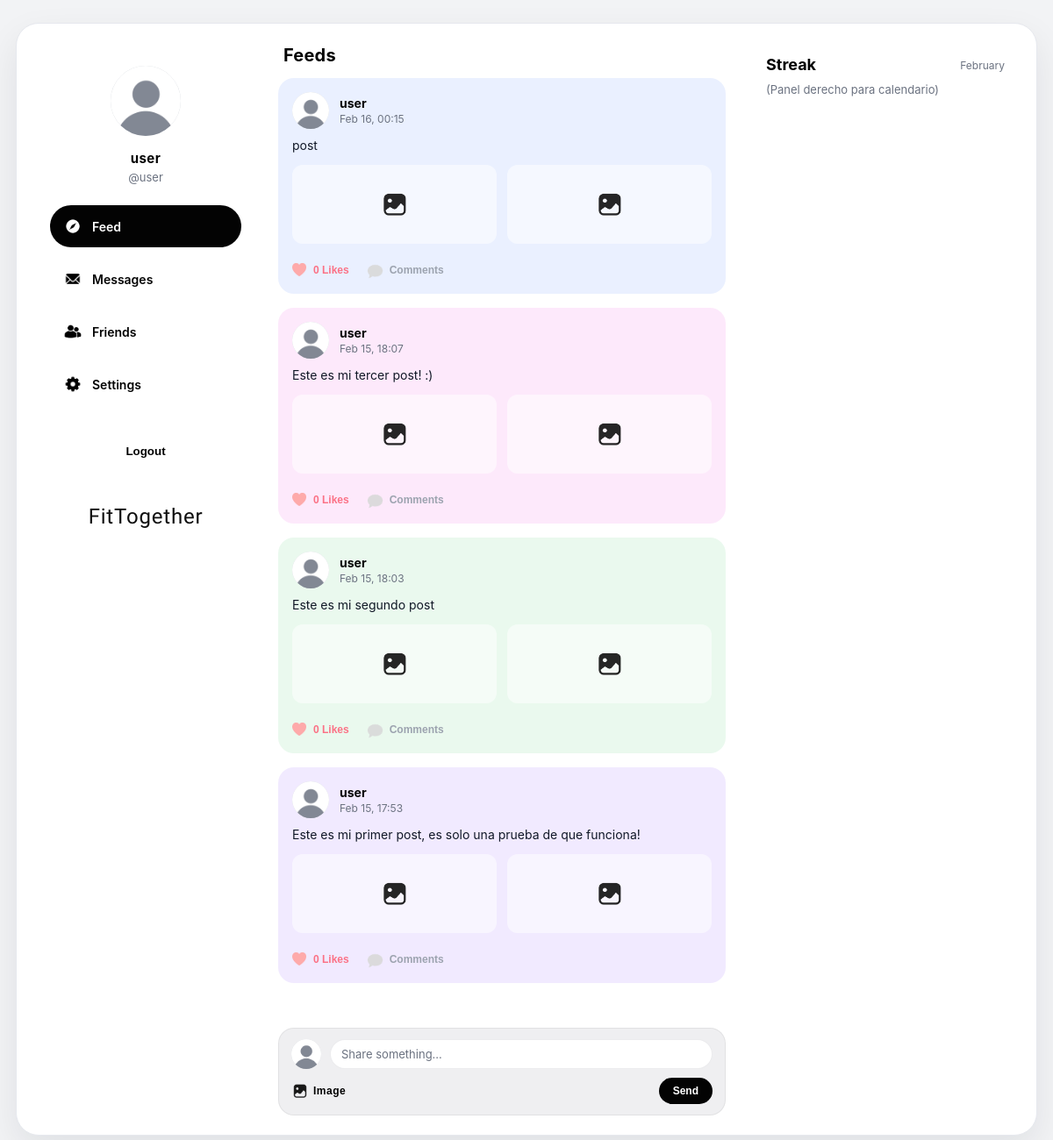
The app's page / (signed in) with its own data.
### posts/models.py (models this page shows, shortened)
class Post(models.Model):
    author = models.ForeignKey(User, on_delete=models.CASCADE)
    content = models.TextField()
    image = models.ImageField(upload_to='posts/', blank=True, null=True)
    workout_date = models.DateField(default=timezone.now)
    created_at = models.DateTimeField(auto_now_add=True)
    class Meta:
        unique_together = ('author', 'workout_date')

### social/views.py (the view)
# urls.py: path("", views.feed_view, name="feed"),
@login_required(login_url="users:register")
def feed_view(request):
    following_ids = Follow.objects.filter(
        follower=request.user
    ).values_list("following_id", flat=True)
    base_filter = Q(author__in=following_ids) | Q(author=request.user)
    posts = (
        Post.objects
        .filter(base_filter)
        .select_related("author")
        .annotate(
            likes_count=Count("like", distinct=True),      # related_name default: like_set -> aquí depende
            comments_count=Count("comment", distinct=True) # igual
        )
        .order_by("-created_at")
    )
    return render(request, "social/feed.html", {"posts": posts})

### social/templates/social/feed.html (shortened to what this page needs)
{% extends "base.html" %}
{% load static %}
{% block nav_feed_active %}is-active{% endblock %}
{% block page_title %}Feeds{% endblock %}
{% block content %}
<div class="feed-wrap">
  {% if posts %}
    {% for post in posts %}
      <article class="post {% cycle 'pastel-blue' 'pastel-pink' 'pastel-green' 'pastel-lilac' %}">
        <div class="post-inner">
          <div class="post-header">
            <div class="post-avatar">
              <img src="{% static 'images/profile_default.jpg' %}" alt="user">
            </div>
            <div class="post-meta">
              <div class="name">{{ post.author.username }}</div>
              <div class="time">{{ post.created_at|date:"M d, H:i" }}</div>
            </div>
          </div>
          {% if post.content %}
            <p class="post-text">{{ post.content }}</p>
          {% endif %}
          {% if post.image %}
            <div class="images-row">
              <div class="img-ph" style="grid-column: 1 / -1; height: 180px;">
                <img src="{{ post.image.url }}" alt="post image">
              </div>
            </div>
          {% else %}
            <div class="images-row">
              <div class="img-ph">
                <img class="ph-icon" src="{% static 'icons/image.png' %}" alt="" onerror="this.style.display='none'">
              </div>
              <div class="img-ph">
                <img class="ph-icon" src="{% static 'icons/image.png' %}" alt="" onerror="this.style.display='none'">
              </div>
            </div>
          {% endif %}
          <div class="post-actions">
            <button class="stat likes" type="button">
              <img src="{% static 'icons/heart.png' %}" alt="likes">
              <span>{{ post.likes_count|default:0 }} Likes</span>
            </button>
            <button class="stat comments" type="button">
              <img src="{% static 'icons/comment.png' %}" alt="comments">
              <span>Comments</span>
            </button>
          </div>
        </div>
      </article>
    {% endfor %}
  {% else %}
    <div class="card" style="padding:13px;">
      No posts yet. Follow someone or create your first post. (ง •̀_•́)ง
    </div>
  {% endif %}
  <div class="composer">
    <div class="composer-top">
      <div class="composer-avatar">
        <img src="{% static 'images/profile_default.jpg' %}" alt="me">
      </div>
      <div class="composer-input">Share something...</div>
    </div>
    <div class="composer-bottom">
      <button class="add-image" type="button">
        <img src="{% static 'icons/image.png' %}" alt="" onerror="this.style.display='none'">
        Image
      </button>
      <button class="send-btn" type="button">Send</button>
    </div>
  </div>
</div>
{% endblock %}

### templates/base.html (shortened to what this page needs)
{% load static %}
<!DOCTYPE html>
<html lang="en">
<head>
</head>
<body class="{% block body_class %}{% endblock %}">
  <div class="shell">
    <div class="frame">
      <div class="layout">
        <aside class="sidebar">
          <a href="{% url 'users:profile' %}" class="sidebar__profile profile-link">
            <div class="avatar">
                {% if user.is_authenticated and user.profile.profile_picture %}
                <img src="{{ user.profile.profile_picture.url }}" alt="avatar">
                {% else %}
                <img src="{% static 'images/profile_default.jpg' %}" alt="avatar">
                {% endif %}
            </div>
            <div class="profile-name">
              {% if user.is_authenticated %}
                {{ user.username }}
              {% else %}
                User
              {% endif %}
            </div>
            <div class="profile-handle">
              {% if user.is_authenticated %}
                @{{ user.username }}
              {% else %}
                @user
              {% endif %}
            </div>
          </a>
          <nav class="nav">
            <a href="{% url 'social:feed' %}" class="{% block nav_feed_active %}{% endblock %}">
              <img class="icon icon-feed" src="{% static 'icons/feed.png' %}" alt="feed">
              Feed
            </a>
            <a href="{% block nav_messages_url %}#{% endblock %}" class="{% block nav_messages_active %}{% endblock %}">
              <img class="icon icon-messages" src="{% static 'icons/messages.png' %}" alt="messages">
              Messages
            </a>
            <a href="{% block nav_friends_url %}#{% endblock %}" class="{% block nav_friends_active %}{% endblock %}">
              <img class="icon icon-friends" src="{% static 'icons/friends.png' %}" alt="friends">
              Friends
            </a>
            <a href="{% block nav_settings_url %}#{% endblock %}" class="{% block nav_settings_active %}{% endblock %}">
              <img class="icon icon-settings" src="{% static 'icons/settings.png' %}" alt="settings">
              Settings
            </a>
            <form action="{% url 'logout' %}" method="post" style="margin-top:20px;">
              <button type="submit" class="logout-btn">
                Logout
              </button>
            </form>
          </nav>
          <div class="brand">FitTogether</div>
        </aside>
        <main class="main">
          <div class="main__header">
            <div>
              <div class="title">{% block page_title %}Feeds{% endblock %}</div>
            </div>
          </div>
          <div class="main-scroll">
            {% block content %}{% endblock %}
          </div>
        </main>
        <aside class="right">
          {% block right_panel %}
          <div class="card right-card">
            <div class="right__top">
              <div class="right__title">Streak</div>
              <div class="right__month">February</div>
            </div>
            <div style="padding: 0 14px 14px; color: var(--muted); font-size: 13px;">
              (Panel derecho para calendario)
            </div>
          </div>
          {% endblock %}
        </aside>
      </div>
    </div>
  </div>
</body>
</html>

### templates/base.html (style rules this page uses)
:root { --bg: #f2f3f5; --frame: #ffffff; --card: #ffffff; --text: #030303; --muted: #6b7280; --border: #e6e8ee; --shadow: 0 16px 40px rgba(15, 23, 42, .08); --black: #030303; --black-2: #030303; --radius-xl: 26px; --radius-lg: 18px; --radius-md: 14px; --gap: 26px; --maxw: 1180px; }
* { box-sizing:border-box; }
body { margin:0; font-family: Inter, ui-sans-serif, system-ui, -apple-system, Segoe UI, Roboto, Arial; background: var(--bg); color: var(--text); height: 100%; overflow: hidden; }
a { color: inherit; text-decoration:none; }
img { display:block; }
.shell { height: 100vh; padding: 26px 18px; display:flex; justify-content:center; align-items:flex-start; }
.frame { width: min(var(--maxw), 100%); background: var(--frame); border: 1px solid var(--border); border-radius: var(--radius-xl); box-shadow: var(--shadow); padding: 22px; height: 100%; }
.layout { display:grid; grid-template-columns: 250px 1fr 300px; gap: var(--gap); align-items:start; height: 100%; }
.sidebar { padding: 12px 10px; }
.sidebar__profile { display:flex; flex-direction:column; align-items:center; gap: 10px; padding: 10px 8px 18px; }
.avatar { width: 88px; height: 88px; border-radius: 999px; background: #d1d5db; overflow:hidden; border: 4px solid #fff; box-shadow: none; }
.avatar img { width:100%; height:100%; object-fit:cover; }
.profile-name { font-weight: 700; font-size: 15px; margin-top: 2px; letter-spacing: .4px; }
.profile-handle { font-size: 13px; color: var(--muted); margin-top: -6px; }
.nav { display:flex; flex-direction:column; gap: 12px; padding: 6px 6px 10px; }
.nav a { display:flex; align-items:center; gap: 10px; padding: 12px 14px; border-radius: 999px; border: none; background: #fff; font-weight: 600; font-size: 14px; transition: transform .08s ease, box-shadow .08s ease; }
.nav a.is-active { background: linear-gradient(180deg, var(--black), var(--black-2)); color: #fff; border-color: transparent; box-shadow: none; }
.nav .icon { width: 24px; height: 24px; object-fit: contain; transition: transform .15s ease; }
.icon-feed { transform: scale(0.85); }
.icon-settings { transform: scale(1.15); }
.icon-messages { transform: scale(1.12); }
.icon-friends { transform: scale(0.98); }
.nav a.is-active .icon { filter: brightness(0) invert(1); }
.brand { margin-top: 19px; padding: 12px 10px; font-family: "Lobster"; font-weight: 400; font-style: normal; font-size: 24px; letter-spacing: .8px; opacity: .95; text-align: center; }
.main { height: 100%; display: flex; flex-direction: column; min-height: 0; }
.main-scroll { flex: 1; min-height: 0; overflow-y: auto; padding-right: 6px; }
.main__header { display:flex; align-items:flex-start; justify-content:space-between; margin: 2px 6px 14px; }
.title { font-family: "Space Grotesk", Inter, system-ui; font-weight: 700; font-size: 20px; letter-spacing: .2px; }
.card { background: var(--card); border: 1px solid var(--border); border-radius: var(--radius-lg); box-shadow: 0 8px 20px rgba(15, 23, 42, .05); }
.right-card { border: none; box-shadow: none; background: #ffffff; }
.right { position: sticky; top: 18px; align-self:start; }
.right__top { display:flex; align-items:flex-start; justify-content:space-between; padding: 14px 14px 10px; }
.right__title { font-family: "Space Grotesk", Inter, system-ui; font-weight: 700; font-size: 18px; }
.right__month { color: var(--muted); font-size: 12px; margin-top: 4px; }
.logout-btn { width: 100%; height: 40px; border-radius: 999px; border: none; background: #fff; font-weight: 750; cursor: pointer; transition: all .2s ease; }

### records on screen
Post: author.username "user", created_at "Feb 16, 00:15", content "post", likes_count "0"
Post: author.username "user", created_at "Feb 15, 18:07", content "Este es mi tercer post! :)", likes_count "0"
Post: author.username "user", created_at "Feb 15, 18:03", content "Este es mi segundo post", likes_count "0"
Post: author.username "user", created_at "Feb 15, 17:53", content "Este es mi primer post, es solo una prueba de que funciona!", likes_count "0"

### other values on screen
{{ user.username }} "user"
